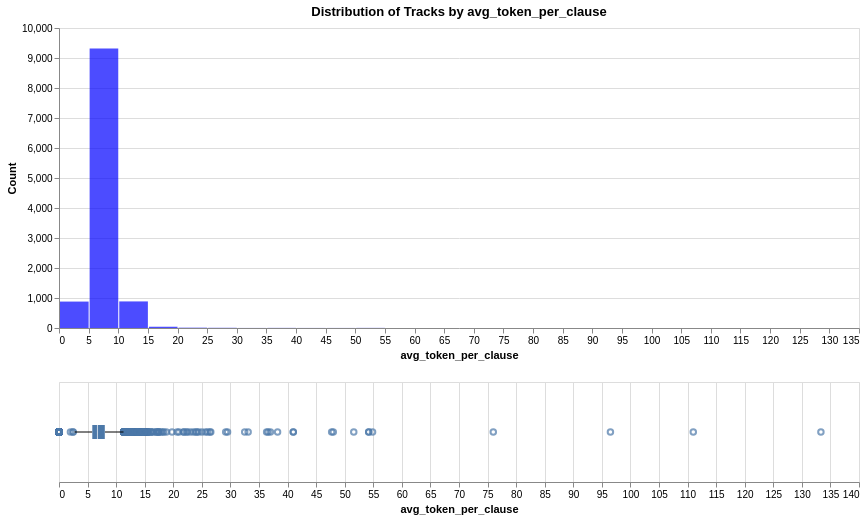

Notebook code cell kept with this figure:
### Markdown cell above
The avg_token_per_clause value for the track "Ne se obrushtai" and "Бары" will be recomputed by hand, as it's not worth to install a SpaCy russian model only for one track (506 / 128 = 3,95; 356 / 69 = 5.16). For the others top 2% of values, they will be recomputed using SpaCy.

### Code cell
threshold_top_1_percent = df_tracks['avg_token_per_clause'].quantile(0.98)

print(f"The smallest of the top 2% of values (98th percentile) is: {threshold_top_1_percent}")

analyze_distribution(df_cleaned, 'avg_token_per_clause', 'avg_token_per_clause', 'blue')

### Figure 1 — Vega specification as saved in the notebook (floating-point values rounded to 4 significant figures; data arrays with more than 128 entries replaced by an {"elided": "..."} marker saying what was removed)
{"$schema": "https://vega.github.io/schema/vega/v5.json", "data": [{"name": "source_0"}, {"name": "data_0", "values": [{"__count": 9313, "bin_maxbins_10_avg_token_per_clause": 0.0, "bin_maxbins_10_avg_token_per_clause_end": 20.0, "bin_maxbins_40_avg_token_per_clause": 5.0, "bin_maxbins_40_avg_token_per_clause_end": 10.0}, {"__count": 886, "bin_maxbins_10_avg_token_per_clause": 0.0, "bin_maxbins_10_avg_token_per_clause_end": 20.0, "bin_maxbins_40_avg_token_per_clause": 10.0, "bin_maxbins_40_avg_token_per_clause_end": 15.0}, {"__count": 881, "bin_maxbins_10_avg_token_per_clause": 0.0, "bin_maxbins_10_avg_token_per_clause_end": 20.0, "bin_maxbins_40_avg_token_per_clause": 0.0, "bin_maxbins_40_avg_token_per_clause_end": 5.0}, {"__count": 42, "bin_maxbins_10_avg_token_per_clause": 0.0, "bin_maxbins_10_avg_token_per_clause_end": 20.0, "bin_maxbins_40_avg_token_per_clause": 15.0, "bin_maxbins_40_avg_token_per_clause_end": 20.0}, {"__count": 11, "bin_maxbins_10_avg_token_per_clause": 20.0, "bin_maxbins_10_avg_token_per_clause_end": 40.0, "bin_maxbins_40_avg_token_per_clause": 20.0, "bin_maxbins_40_avg_token_per_clause_end": 25.0}, {"__count": 7, "bin_maxbins_10_avg_token_per_clause": 20.0, "bin_maxbins_10_avg_token_per_clause_end": 40.0, "bin_maxbins_40_avg_token_per_clause": 25.0, "bin_maxbins_40_avg_token_per_clause_end": 30.0}, {"__count": 1, "bin_maxbins_10_avg_token_per_clause": 60.0, "bin_maxbins_10_avg_token_per_clause_end": 80.0, "bin_maxbins_40_avg_token_per_clause": 75.0, "bin_maxbins_40_avg_token_per_clause_end": 80.0}, {"__count": 4, "bin_maxbins_10_avg_token_per_clause": 20.0, "bin_maxbins_10_avg_token_per_clause_end": 40.0, "bin_maxbins_40_avg_token_per_clause": 35.0, "bin_maxbins_40_avg_token_per_clause_end": 40.0}, {"__count": 4, "bin_maxbins_10_avg_token_per_clause": 40.0, "bin_maxbins_10_avg_token_per_clause_end": 60.0, "bin_maxbins_40_avg_token_per_clause": 50.0, "bin_maxbins_40_avg_token_per_clause_end": 55.0}, {"__count": 2, "bin_maxbins_10_avg_token_per_clause": 40.0, "bin_maxbins_10_avg_token_per_clause_end": 60.0, "bin_maxbins_40_avg_token_per_clause": 40.0, "bin_maxbins_40_avg_token_per_clause_end": 45.0}, {"__count": 2, "bin_maxbins_10_avg_token_per_clause": 40.0, "bin_maxbins_10_avg_token_per_clause_end": 60.0, "bin_maxbins_40_avg_token_per_clause": 45.0, "bin_maxbins_40_avg_token_per_clause_end": 50.0}, {"__count": 1, "bin_maxbins_10_avg_token_per_clause": 100.0, "bin_maxbins_10_avg_token_per_clause_end": 120.0, "bin_maxbins_40_avg_token_per_clause": 110.0, "bin_maxbins_40_avg_token_per_clause_end": 115.0}, {"__count": 1, "bin_maxbins_10_avg_token_per_clause": 80.0, "bin_maxbins_10_avg_token_per_clause_end": 100.0, "bin_maxbins_40_avg_token_per_clause": 95.0, "bin_maxbins_40_avg_token_per_clause_end": 100.0}, {"__count": 1, "bin_maxbins_10_avg_token_per_clause": 120.0, "bin_maxbins_10_avg_token_per_clause_end": 140.0, "bin_maxbins_40_avg_token_per_clause": 130.0, "bin_maxbins_40_avg_token_per_clause_end": 135.0}, {"__count": 2, "bin_maxbins_10_avg_token_per_clause": 20.0, "bin_maxbins_10_avg_token_per_clause_end": 40.0, "bin_maxbins_40_avg_token_per_clause": 30.0, "bin_maxbins_40_avg_token_per_clause_end": 35.0}]}, {"name": "data_1"}, {"name": "data_2", "values": {"elided": "632 records"}}, {"name": "data_3"}, {"name": "data_4", "values": [{"lower_box_avg_token_per_clause": 5.826, "lower_whisker_avg_token_per_clause": 2.714, "max_avg_token_per_clause": 11.29}]}, {"name": "data_5", "values": [{"max_avg_token_per_clause": 11.29, "upper_box_avg_token_per_clause": 8.014, "upper_whisker_avg_token_per_clause": 11.29}]}, {"name": "data_6"}, {"name": "data_7", "values": [{"lower_box_avg_token_per_clause": 5.826, "max_avg_token_per_clause": 133.3, "upper_box_avg_token_per_clause": 8.014}]}, {"name": "data_8", "values": [{"lower_box_avg_token_per_clause": 5.826, "max_avg_token_per_clause": 133.3, "mid_box_avg_token_per_clause": 6.729, "upper_box_avg_token_per_clause": 8.014}]}, {"name": "data_0_concat_0_y_domain___count", "values": [{"min": 1, "max": 9313}]}], "signals": [{"name": "concat_0_bin_maxbins_40_avg_token_per_clause_bins", "value": {"fields": ["avg_token_per_clause"], "fname": "bin_avg_token_per_clause", "start": 0.0, "step": 5.0, "stop": 135.0}}, {"name": "concat_0_height", "value": 300}, {"name": "concat_1_height", "value": 100}], "marks": [{"type": "group", "name": "concat_0_group", "encode": {"update": {"width": {"signal": "width"}, "height": {"signal": "concat_0_height"}}}, "marks": [{"type": "rect", "name": "concat_0_marks", "from": {"data": "data_0"}, "encode": {"update": {"opacity": {"value": 0.7}, "fill": {"value": "blue"}, "x2": {"field": "bin_maxbins_40_avg_token_per_clause", "scale": "concat_0_x", "offset": {"signal": "0.5 + (abs(scale(\"concat_0_x\", datum[\"bin_maxbins_40_avg_token_per_clause_end\"]) - scale(\"concat_0_x\", datum[\"bin_maxbins_40_avg_token_per_clause\"])) < 0.25 ? -0.5 * (0.25 - (abs(scale(\"concat_0_x\", datum[\"bin_maxbins_40_avg_token_per_clause_end\"]) - scale(\"concat_0_x\", datum[\"bin_maxbins_40_avg_token_per_clause\"])))) : 0.5)"}}, "x": {"field": "bin_maxbins_40_avg_token_per_clause_end", "scale": "concat_0_x", "offset": {"signal": "0.5 + (abs(scale(\"concat_0_x\", datum[\"bin_maxbins_40_avg_token_per_clause_end\"]) - scale(\"concat_0_x\", datum[\"bin_maxbins_40_avg_token_per_clause\"])) < 0.25 ? 0.5 * (0.25 - (abs(scale(\"concat_0_x\", datum[\"bin_maxbins_40_avg_token_per_clause_end\"]) - scale(\"concat_0_x\", datum[\"bin_maxbins_40_avg_token_per_clause\"])))) : -0.5)"}}, "y": {"field": "__count", "scale": "concat_0_y"}, "tooltip": {"signal": "{\"avg_token_per_clause (binned)\": !isValid(datum[\"bin_maxbins_10_avg_token_per_clause\"]) || !isFinite(+datum[\"bin_maxbins_10_avg_token_per_clause\"]) ? \"null\" : format(datum[\"bin_maxbins_10_avg_token_per_clause\"], \"\") + \" – \" + format(datum[\"bin_maxbins_10_avg_token_per_clause_end\"], \"\"), \"Count of Records\": format(datum[\"__count\"], \"\")}"}, "y2": {"value": 0, "scale": "concat_0_y"}}}, "style": ["bar"]}], "axes": [{"scale": "concat_0_y", "grid": true, "orient": "left", "aria": false, "zindex": 0, "ticks": false, "gridScale": "concat_0_x", "tickCount": {"signal": "ceil(concat_0_height/40)"}, "maxExtent": 0, "domain": false, "minExtent": 0, "labels": false}, {"scale": "concat_0_x", "labelFlush": true, "labelOverlap": true, "tickCount": {"signal": "ceil(width/10)"}, "zindex": 0, "orient": "bottom", "grid": false, "title": "avg_token_per_clause"}, {"scale": "concat_0_y", "title": "Count", "grid": false, "labelOverlap": true, "tickCount": {"signal": "ceil(concat_0_height/40)"}, "orient": "left", "zindex": 0}], "title": {"text": "Distribution of Tracks by avg_token_per_clause", "frame": "group"}, "style": "cell"}, {"type": "group", "name": "concat_1_group", "encode": {"update": {"height": {"signal": "concat_1_height"}, "width": {"signal": "width"}}}, "signals": [{"name": "height", "update": "concat_1_height"}], "marks": [{"type": "symbol", "name": "concat_1_layer_0_layer_0_marks", "from": {"data": "data_2"}, "encode": {"update": {"fill": {"value": "transparent"}, "opacity": {"value": 0.7}, "stroke": {"value": "#4c78a8"}, "y": {"signal": "concat_1_height", "mult": 0.5}, "x": {"field": "avg_token_per_clause", "scale": "concat_1_x"}}}, "style": ["point", "boxplot-outliers"]}, {"type": "rule", "name": "concat_1_layer_0_layer_1_layer_0_marks", "from": {"data": "data_4"}, "encode": {"update": {"stroke": {"value": "black"}, "y": {"signal": "concat_1_height", "mult": 0.5}, "x2": {"field": "lower_box_avg_token_per_clause", "scale": "concat_1_x"}, "x": {"field": "lower_whisker_avg_token_per_clause", "scale": "concat_1_x"}, "tooltip": {"signal": "format(datum[\"max_avg_token_per_clause\"], \"\")"}}}, "style": ["rule", "boxplot-rule"], "aria": false}, {"type": "rule", "name": "concat_1_layer_0_layer_1_layer_1_marks", "from": {"data": "data_5"}, "encode": {"update": {"x2": {"field": "upper_whisker_avg_token_per_clause", "scale": "concat_1_x"}, "y": {"signal": "concat_1_height", "mult": 0.5}, "tooltip": {"signal": "format(datum[\"max_avg_token_per_clause\"], \"\")"}, "x": {"field": "upper_box_avg_token_per_clause", "scale": "concat_1_x"}, "stroke": {"value": "black"}}}, "style": ["rule", "boxplot-rule"], "aria": false}, {"type": "rect", "name": "concat_1_layer_1_layer_0_marks", "from": {"data": "data_7"}, "encode": {"update": {"fill": {"value": "#4c78a8"}, "x": {"field": "lower_box_avg_token_per_clause", "scale": "concat_1_x"}, "x2": {"field": "upper_box_avg_token_per_clause", "scale": "concat_1_x"}, "tooltip": {"signal": "format(datum[\"max_avg_token_per_clause\"], \"\")"}, "yc": {"signal": "concat_1_height", "mult": 0.5}, "height": {"value": 14}}}, "style": ["bar", "boxplot-box"]}, {"type": "rect", "name": "concat_1_layer_1_layer_1_marks", "from": {"data": "data_8"}, "encode": {"update": {"opacity": {"value": 0.7}, "xc": {"field": "mid_box_avg_token_per_clause", "scale": "concat_1_x"}, "fill": [{"value": "#4c78a8", "test": "datum['lower_box_avg_token_per_clause'] >= datum['upper_box_avg_token_per_clause']"}, {"value": "white"}], "width": {"value": 1}, "tooltip": {"signal": "format(datum[\"max_avg_token_per_clause\"], \"\")"}, "yc": {"signal": "concat_1_height", "mult": 0.5}, "height": {"value": 14}}}, "style": ["tick", "boxplot-median"], "aria": false}], "axes": [{"scale": "concat_1_x", "domain": false, "orient": "bottom", "aria": false, "minExtent": 0, "tickCount": {"signal": "ceil(width/40)"}, "maxExtent": 0, "zindex": 0, "grid": true, "labels": false, "ticks": false}, {"scale": "concat_1_x", "orient": "bottom", "title": "avg_token_per_clause", "zindex": 0, "grid": false, "tickCount": {"signal": "ceil(width/40)"}, "labelOverlap": true, "labelFlush": true}], "style": "cell"}], "scales": [{"name": "concat_0_x", "type": "linear", "domain": {"signal": "[concat_0_bin_maxbins_40_avg_token_per_clause_bins.start, concat_0_bin_maxbins_40_avg_token_per_clause_bins.stop]"}, "range": [0, {"signal": "width"}], "bins": {"signal": "concat_0_bin_maxbins_40_avg_token_per_clause_bins"}, "zero": false}, {"name": "concat_0_y", "type": "linear", "domain": [{"signal": "(data(\"data_0_concat_0_y_domain___count\")[0] || {}).min"}, {"signal": "(data(\"data_0_concat_0_y_domain___count\")[0] || {}).max"}], "range": [{"signal": "concat_0_height"}, 0], "nice": true, "zero": true}, {"name": "concat_1_x", "type": "linear", "domain": {"fields": [{"data": "data_2", "field": "avg_token_per_clause"}, {"data": "data_4", "field": "lower_whisker_avg_token_per_clause"}, {"data": "data_4", "field": "lower_box_avg_token_per_clause"}, {"data": "data_5", "field": "upper_box_avg_token_per_clause"}, {"data": "data_5", "field": "upper_whisker_avg_token_per_clause"}, {"data": "data_7", "field": "lower_box_avg_token_per_clause"}, {"data": "data_7", "field": "upper_box_avg_token_per_clause"}, {"data": "data_8", "field": "mid_box_avg_token_per_clause"}]}, "range": [0, {"signal": "width"}], "zero": true, "nice": true}], "layout": {"padding": 20, "columns": 1, "bounds": "full", "align": "each"}, "padding": 5, "width": 800, "background": "white"}
